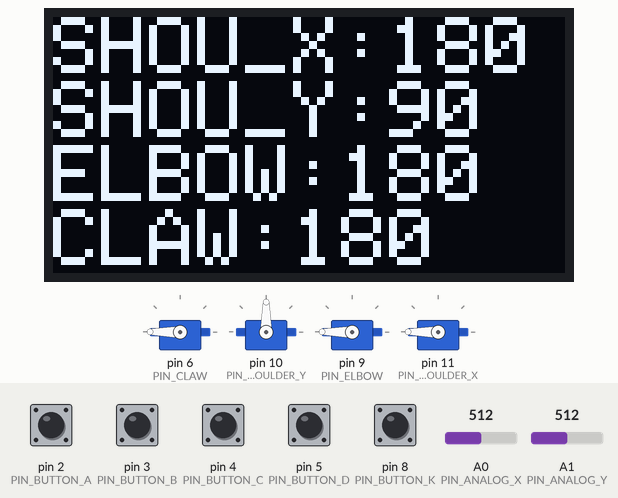
Bench run of a sketch on a simulated Arduino Uno, built with avr-gcc and run on an emulated ATmega328P. Shown: 4 × servo, 128×64 one-colour display. The inputs (shaded band) are chosen by the test bench; at power-on: pin 2 (PIN_BUTTON_A), pin 3 (PIN_BUTTON_B), pin 4 (PIN_BUTTON_C), pin 5 (PIN_BUTTON_D), pin 8 (PIN_BUTTON_K) HIGH, A1 (PIN_ANALOG_Y) = 512, A0 (PIN_ANALOG_X) = 512. The display library's start-up logo is not drawn; EEPROM starts erased; what the sketch prints to the serial monitor is not drawn.

Above: at 5.5 s.
5.6 s: A1 (PIN_ANALOG_Y) set to 685
7.1 s: A1 (PIN_ANALOG_Y) set to 714
At 7.6 s:
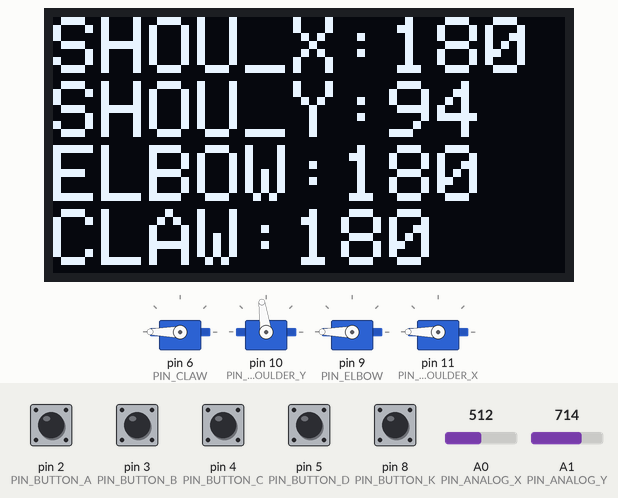
9.2 s: A0 (PIN_ANALOG_X) set to 686
12.2 s: A0 (PIN_ANALOG_X) set to 710
At 13.22 s:
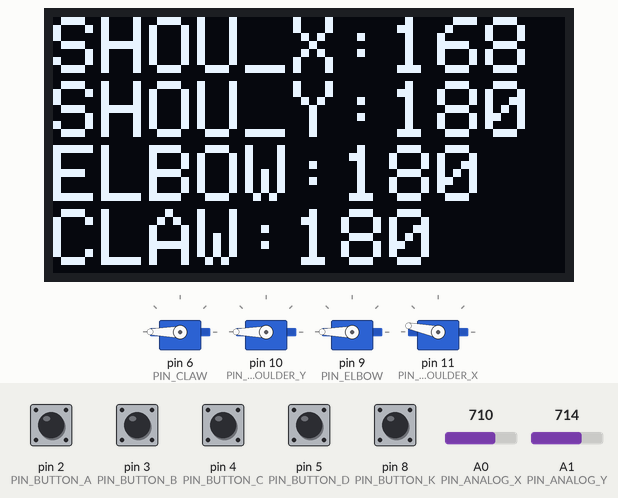
14.2 s: pin 8 (PIN_BUTTON_K) pulled LOW for 0.3 s
At 15.71 s:
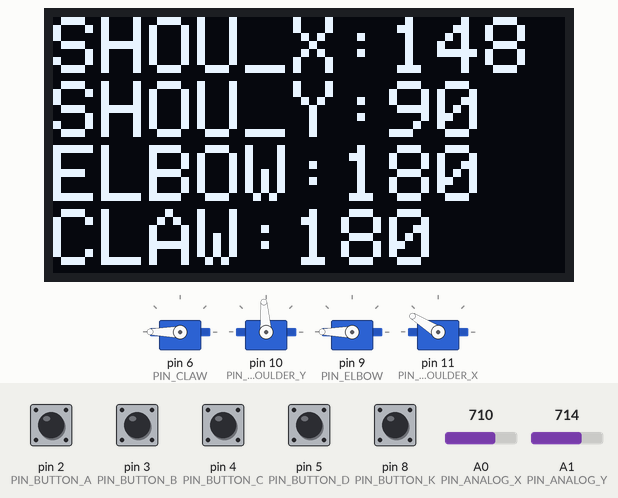
16.0 s: pin 2 (PIN_BUTTON_A) pulled LOW for 0.3 s
At 16.49 s:
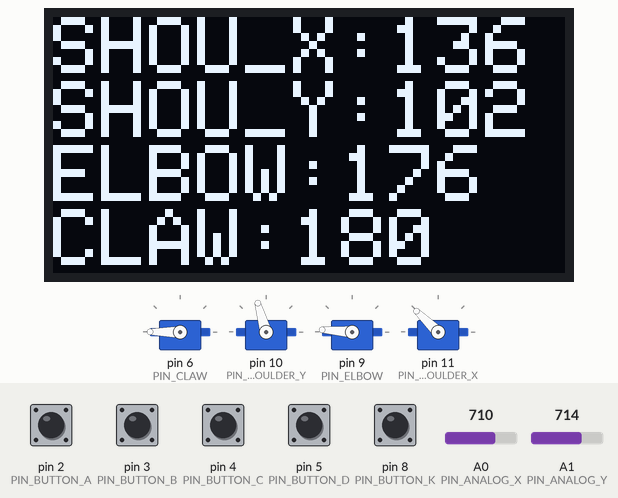
Timing chart, 0 to 21.6 s (numbered marks = the images above; inputs shaded):
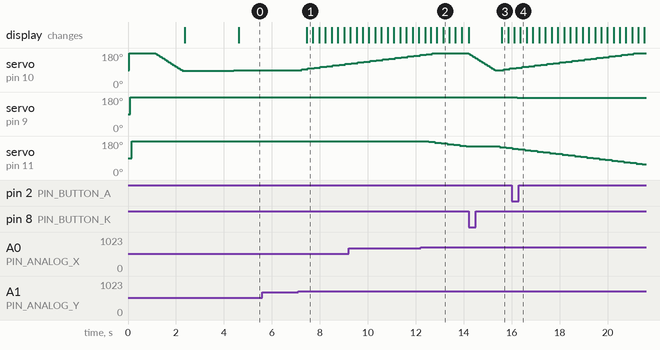

Measured:
- the behaviour switches between 700 and 701 on A1 (PIN_ANALOG_Y) (found by bisection; images 0 and 1)
- the behaviour switches between 700 and 701 on A0 (PIN_ANALOG_X) (found by bisection; images 1 and 2)
- after the input at 5.6 s, every drawn part: stays the same
- after the input at 7.1 s, servo on pin 10 (PIN_SHOULDER_Y): moves from 90° to 122° over 1.8 s, starting after 0.14 s; the display: changes after 0.35 s (image 1)
- after the input at 12.2 s, servo on pin 11 (PIN_SHOULDER_X): moves from 180° to 152° over 1.6 s, starting after 0.34 s
- after the input at 16.0 s, servo on pin 9 (PIN_ELBOW): 180° → 176° after 0.23 s

The sketch:

robotarm_oled_eeprom_v1.2.ino
```cpp
#include <Servo.h>
#include <Wire.h>
#include <Adafruit_SSD1306.h>
#include <EEPROM.h>

#define PIN_SHOULDER_X 11
#define PIN_SHOULDER_Y 10
#define PIN_ELBOW      9
#define PIN_CLAW       6

#define PIN_ANALOG_X A0
#define PIN_ANALOG_Y A1
#define PIN_BUTTON_A 2
#define PIN_BUTTON_B 3
#define PIN_BUTTON_C 4
#define PIN_BUTTON_D 5
#define PIN_BUTTON_K 8

#define INDEX_SERVO_ARRAY_SHOULDER_X 3
#define INDEX_SERVO_ARRAY_SHOULDER_Y 1
#define INDEX_SERVO_ARRAY_ELBOW      2
#define INDEX_SERVO_ARRAY_CLAW       0
#define NumberOfServo  4
Servo s[NumberOfServo];

//degree[0]는 집게. 집게를 서로 일직선이 되게 한 상태에서 각도를 0도로 주고 연결. 초기값은 16도가 좋은
//degree[1]은 어깨. 초기값은 90도가 좋음 그 상태에서 수직으로 연결
//degree[2]는 팔꿈치. 0도가 바닥과 수직이 되게 하고 연결 초기값이 180도가 좋음  그 상태에서 수평으로 연결
//degree[3]는 어깨. 0도가 바닥판의 Y써있는 쪽을 수직으로 바라보게 꼽고, 초기값은 90도가 좋음(정면바라보도록)
int degree[NumberOfServo];
const int initial_degree[NumberOfServo] = {0, 90, 180, 90};
const int Minimum_Degree[NumberOfServo] = { 0, 90, 0, 0 };
const int Maximum_Degree[NumberOfServo] = {28, 180, 180, 180};
const int step = 4;

#define SCREEN_WIDTH 128 // OLED display width, in pixels
#define SCREEN_HEIGHT 64 // OLED display height, in pixels
// Declaration for an SSD1306 display connected to I2C (SDA, SCL pins)
#define OLED_RESET     4 // Reset pin # (or -1 if sharing Arduino reset pin)
Adafruit_SSD1306 display(SCREEN_WIDTH, SCREEN_HEIGHT, &Wire, OLED_RESET);

void setup() {
  // put your setup code here, to run once:
  Serial.begin(9600);

  s[INDEX_SERVO_ARRAY_CLAW].attach(PIN_CLAW);
  s[INDEX_SERVO_ARRAY_SHOULDER_Y].attach(PIN_SHOULDER_Y);
  s[INDEX_SERVO_ARRAY_ELBOW].attach(PIN_ELBOW);
  s[INDEX_SERVO_ARRAY_SHOULDER_X].attach(PIN_SHOULDER_X);

  nv2motor();
  func_auto_lift();

  pinMode(PIN_BUTTON_A, INPUT);
  digitalWrite(PIN_BUTTON_A, HIGH);

  pinMode(PIN_BUTTON_B, INPUT);
  digitalWrite(PIN_BUTTON_B, HIGH);

  pinMode(PIN_BUTTON_C, INPUT);
  digitalWrite(PIN_BUTTON_C, HIGH);

  pinMode(PIN_BUTTON_D, INPUT);
  digitalWrite(PIN_BUTTON_D, HIGH);

  pinMode(PIN_BUTTON_K, INPUT);
  digitalWrite(PIN_BUTTON_K, HIGH);

  // SSD1306_SWITCHCAPVCC = generate display voltage from 3.3V internally
  if(!display.begin(SSD1306_SWITCHCAPVCC, 0x3C)) { // Address 0x3D for 128x64
    Serial.println(F("SSD1306 allocation failed"));
    for(;;); // Don't proceed, loop forever
  }
  display.display();
  display.clearDisplay();

  delay(2000);
}

void loop() {
  // put your main code here, to run repeatedly:
  //const int step = 4;
  int dec_sig[4],inc_sig[4];
  int auto_lift;
  dec_sig[INDEX_SERVO_ARRAY_SHOULDER_X] = analogRead(PIN_ANALOG_X);
  dec_sig[INDEX_SERVO_ARRAY_SHOULDER_Y] = analogRead(PIN_ANALOG_Y);
  dec_sig[INDEX_SERVO_ARRAY_ELBOW]=digitalRead(PIN_BUTTON_A);
  inc_sig[INDEX_SERVO_ARRAY_ELBOW]=digitalRead(PIN_BUTTON_C);
  dec_sig[INDEX_SERVO_ARRAY_CLAW]=digitalRead(PIN_BUTTON_D);
  inc_sig[INDEX_SERVO_ARRAY_CLAW]=digitalRead(PIN_BUTTON_B);
  auto_lift = digitalRead(PIN_BUTTON_K);

  if( dec_sig[INDEX_SERVO_ARRAY_SHOULDER_X] < 300 && degree[INDEX_SERVO_ARRAY_SHOULDER_X] < Maximum_Degree[INDEX_SERVO_ARRAY_SHOULDER_X])
    degree[INDEX_SERVO_ARRAY_SHOULDER_X]+=step;
  else if( dec_sig[INDEX_SERVO_ARRAY_SHOULDER_X] > 700 && degree[INDEX_SERVO_ARRAY_SHOULDER_X] > Minimum_Degree[INDEX_SERVO_ARRAY_SHOULDER_X])
    degree[INDEX_SERVO_ARRAY_SHOULDER_X]-=step;
  if( dec_sig[INDEX_SERVO_ARRAY_SHOULDER_Y] < 300 && degree[INDEX_SERVO_ARRAY_SHOULDER_Y] > Minimum_Degree[INDEX_SERVO_ARRAY_SHOULDER_Y])
    degree[INDEX_SERVO_ARRAY_SHOULDER_Y]-=step;
  else if( dec_sig[INDEX_SERVO_ARRAY_SHOULDER_Y] > 700 && degree[INDEX_SERVO_ARRAY_SHOULDER_Y] < Maximum_Degree[INDEX_SERVO_ARRAY_SHOULDER_Y])
    degree[INDEX_SERVO_ARRAY_SHOULDER_Y]+=step;
  if( dec_sig[INDEX_SERVO_ARRAY_ELBOW] == LOW && degree[INDEX_SERVO_ARRAY_ELBOW] > Minimum_Degree[INDEX_SERVO_ARRAY_ELBOW])
    degree[INDEX_SERVO_ARRAY_ELBOW]-=step;
  else if( inc_sig[INDEX_SERVO_ARRAY_ELBOW] == LOW && degree[INDEX_SERVO_ARRAY_ELBOW] < Maximum_Degree[INDEX_SERVO_ARRAY_ELBOW])
    degree[INDEX_SERVO_ARRAY_ELBOW]+=step;
  if( dec_sig[INDEX_SERVO_ARRAY_CLAW] == LOW && degree[INDEX_SERVO_ARRAY_CLAW] > Minimum_Degree[INDEX_SERVO_ARRAY_CLAW]   )
    degree[INDEX_SERVO_ARRAY_CLAW]-=2;
  else if( inc_sig[INDEX_SERVO_ARRAY_CLAW] == LOW && degree[INDEX_SERVO_ARRAY_CLAW] < Maximum_Degree[INDEX_SERVO_ARRAY_CLAW])
    degree[INDEX_SERVO_ARRAY_CLAW]+=2;

  for(int i = 0; i< NumberOfServo ; i++) {
    if( degree[i] < 0)
      degree[i] = 0;
    if( degree[i] > 180)
      degree[i] = 180;
  }

  if( auto_lift == LOW )
    func_auto_lift();

  for(int i = 0; i< NumberOfServo ; i++) {
    s[i].write(degree[i]);
    EEPROM.update(i, degree[i]);
    delay(50);
  }

  display.clearDisplay();

  display.setCursor(0,0);             // Start at top-left corner
  display.setTextSize(2);             // Draw 2X-scale text
  display.setTextColor(WHITE);

  display.print("SHOU_X:");
  display.println(degree[INDEX_SERVO_ARRAY_SHOULDER_X]);
  display.print("SHOU_Y:");
  display.println(degree[INDEX_SERVO_ARRAY_SHOULDER_Y]);
  display.print("ELBOW:");
  display.println(degree[INDEX_SERVO_ARRAY_ELBOW]);
  display.print("CLAW:");
  display.println(degree[INDEX_SERVO_ARRAY_CLAW]);
  byte nv_degree[NumberOfServo];
  for(int i = 0; i< NumberOfServo ; i++) {
    nv_degree[i] = EEPROM.read(i);
#ifdef DISPLAY_NV
    display.println( (String)nv_degree[i]+"___" );
#endif
  }
  display.display();
  Serial.print("SHOU_X: ");
  Serial.print(degree[INDEX_SERVO_ARRAY_SHOULDER_X]);
  Serial.print(" SHOU_Y: ");
  Serial.print(degree[INDEX_SERVO_ARRAY_SHOULDER_Y]);
  Serial.print(" ELBOW: ");
  Serial.print(degree[INDEX_SERVO_ARRAY_ELBOW]);
  Serial.print(" CLAW: ");
  Serial.print(degree[INDEX_SERVO_ARRAY_CLAW]);
  Serial.println();

  Serial.print("NVOU_X: ");
  Serial.print(nv_degree[INDEX_SERVO_ARRAY_SHOULDER_X]);
  Serial.print(" NVOU_Y: ");
  Serial.print(nv_degree[INDEX_SERVO_ARRAY_SHOULDER_Y]);
  Serial.print(" NVBOW: ");
  Serial.print(nv_degree[INDEX_SERVO_ARRAY_ELBOW]);
  Serial.print(" NVAW: ");
  Serial.print(nv_degree[INDEX_SERVO_ARRAY_CLAW]);
  Serial.println();
}

void nv2motor() {
  byte nv_degree[NumberOfServo];
  for(int i = 0; i<NumberOfServo; i++) {
    nv_degree[i] = EEPROM.read(i);
    if( nv_degree[i] > 180 || nv_degree[i] < 0 )
      EEPROM.update(i, initial_degree[i]);
    degree[i] = nv_degree[i];
    s[i].write(degree[i]);
    delay(50);
  }
}

void func_auto_lift() {
      while(1) {
        if( degree[INDEX_SERVO_ARRAY_SHOULDER_Y] > Minimum_Degree[INDEX_SERVO_ARRAY_SHOULDER_Y] ) {
          degree[INDEX_SERVO_ARRAY_SHOULDER_Y]-=step;
          s[INDEX_SERVO_ARRAY_SHOULDER_Y].write(degree[INDEX_SERVO_ARRAY_SHOULDER_Y]);
          delay(50);
        }
        if ( degree[INDEX_SERVO_ARRAY_ELBOW] < Maximum_Degree[INDEX_SERVO_ARRAY_ELBOW] ) {
          degree[INDEX_SERVO_ARRAY_ELBOW]+=step;
          s[INDEX_SERVO_ARRAY_ELBOW].write( degree[INDEX_SERVO_ARRAY_ELBOW] );
          delay(50);
        }
        if( degree[INDEX_SERVO_ARRAY_SHOULDER_Y] <= Minimum_Degree[INDEX_SERVO_ARRAY_SHOULDER_Y]  &&
                 degree[INDEX_SERVO_ARRAY_ELBOW] >= Maximum_Degree[INDEX_SERVO_ARRAY_ELBOW] )   {
             degree[INDEX_SERVO_ARRAY_SHOULDER_Y] = Minimum_Degree[INDEX_SERVO_ARRAY_SHOULDER_Y];
             degree[INDEX_SERVO_ARRAY_ELBOW] = Maximum_Degree[INDEX_SERVO_ARRAY_ELBOW];
             EEPROM.update(INDEX_SERVO_ARRAY_SHOULDER_Y, degree[INDEX_SERVO_ARRAY_SHOULDER_Y]);
             EEPROM.update(INDEX_SERVO_ARRAY_ELBOW, degree[INDEX_SERVO_ARRAY_ELBOW]);
             Serial.println("auto lift");
             break;
        }
      }
}
```
